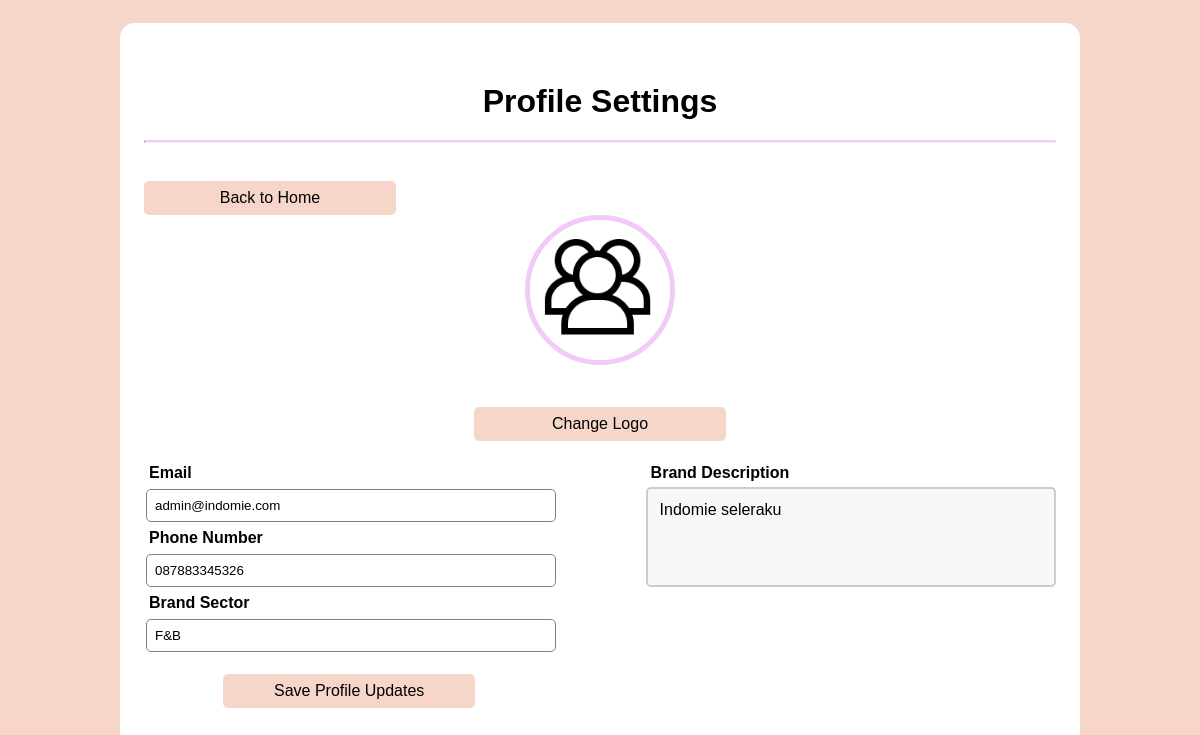
Page /resource/script/dashboard/brand/brandProfile.php (signed in) on the committed database.
### tables this page shows
CREATE TABLE `brand` (
  `brand_id` bigint(20) NOT NULL,
  `brand_name` varchar(30) NOT NULL,
  `brand_email` varchar(50) NOT NULL,
  `brand_password` varchar(150) NOT NULL,
  `brand_sector` varchar(30) NOT NULL,
  `brand_phone_number` varchar(15) NOT NULL,
  `brand_description` varchar(300) DEFAULT NULL,
  `brand_logo` varchar(500) DEFAULT 'default.png'
);

### public/includes/globalFunctions.php (called while the page is built, shortened)
<?php
function query( $sql ) {
    global $conn;
    $result = mysqli_query($conn, $sql);
    $rows = [];
    while( $row = mysqli_fetch_assoc($result) ) {
        $rows[] = $row;
    }
    return $rows;
}
?>

### public/resource/script/dashboard/brand/brandProfile.php (the view, shortened to what this page needs)
<?php
require __DIR__.'/../../../../includes/connection.php';
require __DIR__.'/../../../../includes/globalFunctions.php';
$brand_name = $_SESSION['brand_username'];
$brand = query("SELECT * FROM brand WHERE brand_name = \"$brand_name\"")[0];
$brand_logo = "../../../images/brands/data/" . $brand['brand_logo'];
?>
<!DOCTYPE html>
<html lang="en">
<head>
    <link rel="stylesheet" href = "../../../style/css/brandprofile.css">
</head>
<body>
    <div class="container">
        <div class="profile">
            <form action="" method="post">
                <h1>Profile Settings</h1>
                <hr>
                <br>
                <button class="btn btn-primary" type="button" onclick="window.location = 'home.php'">Back to Home</button>
                <br>
                <center>
                    <img class="img" src="<?= $brand_logo; ?>">
                </center>
                <br>
                <center>
                    <button class="btn btn-primary" type="button" onclick="window.location = 'changeprofile.php'">Change Logo</button>
                </center>
                <br>
                <div class="input-left">
                    <label for="brand_email">Email</label>
                    <input type="text" id="brand_email" name="brand_email" value="<?= $brand['brand_email']; ?>" placeholder="<?= $brand['brand_email']; ?>">
                    <label for="brand_phone_number">Phone Number</label>
                    <input type="text" id="brand_phone_number" name="brand_phone_number" value="<?= $brand['brand_phone_number']; ?>" placeholder="<?= $brand['brand_phone_number']; ?>">
                    <label for="brand_sector">Brand Sector</label>
                    <input type="text" id="brand_sector" name="brand_sector" value="<?= $brand['brand_sector']; ?>" placeholder="<?= $brand['brand_sector']; ?>">
                    <center><button type="submit" name="update_profile">Save Profile Updates</button></center>
                </div>
                <div class="input-right">
                    <div class="radio">
                    <label for="brand_description">Brand Description</label>
                    <textarea id="brand_description" name="brand_description" cols="60" rows="4" placeholder="<?= $brand['brand_description']; ?>"><?= $brand['brand_description']; ?></textarea>
                    </div>
                </div>
            </form>
        </div>
    </div>
</body>
</html>

### public/resource/style/css/brandprofile.css (style rules this page uses)
* { margin: 0; padding: 0; box-sizing: border-box; font-family: 'Gill Sans', 'Gill Sans MT', Calibri, 'Trebuchet MS', sans-serif; }
body { display: flex; justify-content: center; align-items: center; min-height: 100vh; background: #f7d6ca; }
.container { width: 80%; display: flex; background: #ffffff; border-radius: 15px; box-shadow: 0 0 0 0px rgba(0, 0, 0, 0.1); padding-bottom: 70px; }
.profile { width: 100%; }
form { width: 95%; margin : 60px auto; }
.input-left { width: 45%; float: left; }
.input-right { width: 45%; float: right; }
h1 { margin: 20px; text-align: center; font-weight: bolder; }
hr { border-top: 2px solid #f1caf7 ; }
.img { background-color: #ffffff; background-size: cover; border-radius: 100px; width: 150px; height: 150px; margin: 0 auto; border: 5px solid #f1caf7; }
.radio { width: 100%; }
textarea { width: 100%; height: 100px; padding: 12px 12px; box-sizing: border-box; border: 2px solid #ccc; border-radius: 5px; background-color: #f8f8f8; font-size: 16px; resize: none; }
form label { display: block; font-size: 16px; font-weight: 600; padding: 5px; }
input { width: 100%; margin: 2px; border: none; outline: none; padding: 8px; border-radius: 5px; border: 1px solid gray; }
button { border: none; outline: none; padding: 8px; width: 252px; color: #000000; font-size: 16px; cursor: pointer; margin-top: 20px; border-radius: 5px; background: #f7d6ca ; }

### rows in the picture
brand: brand_logo (placeholder picture), brand_email "admin@indomie.com", brand_phone_number "087883345326", brand_sector "F&B", brand_description "Indomie seleraku"
